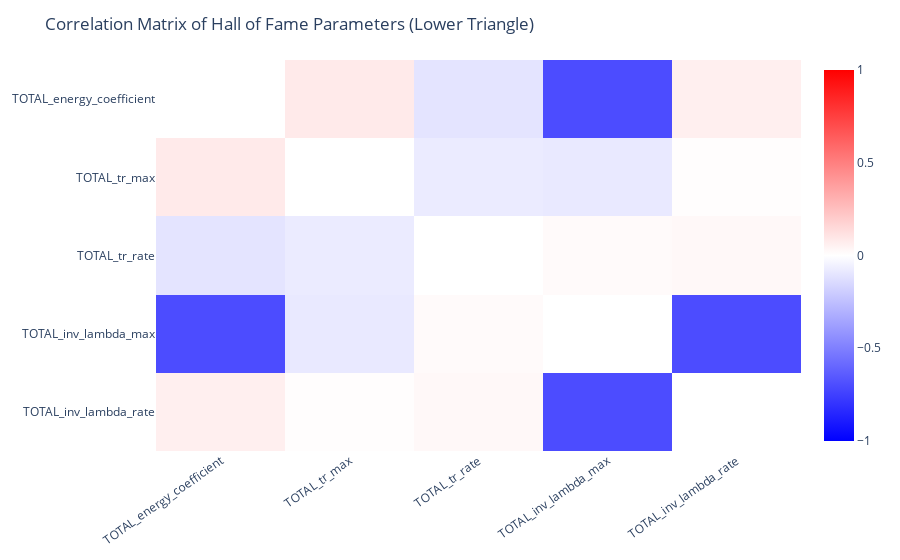

The code cell stored with this chart in its notebook:
### Markdown cell above
### Correlation matrix of X best individuals

### Code cell
NB_INDIVIDUAL_CORRELATION = 100

indiv_param = viewer.hall_of_fame.iloc[:NB_INDIVIDUAL_CORRELATION, :-1].to_numpy()
param_names = viewer.hall_of_fame.columns[:-1]

corr_matrix = np.corrcoef(indiv_param.T)
np.fill_diagonal(corr_matrix, np.nan)

fig = px.imshow(
    corr_matrix,
    text_auto=False,
    aspect="auto",
    color_continuous_scale=[[0, "blue"], [0.5, "white"], [1, "red"]],
    zmin=-1,
    zmax=1,
    x=param_names,
    y=param_names,
)
fig.update_layout(
    title="Correlation Matrix of Hall of Fame Parameters (Lower Triangle)",
    plot_bgcolor="rgba(0,0,0,0)",
    paper_bgcolor="rgba(0,0,0,0)",
    xaxis={"showgrid": False, "tickangle": -35},
    yaxis={"showgrid": False},
)

fig.show()

### Figure 1 — Plotly figure (JSON) as saved in the notebook; plotly's stock layout.template omitted (floating-point values rounded to 4 significant figures)
{"data": [{"coloraxis": "coloraxis", "hovertemplate": "x: %{x}<br>y: %{y}<br>color: %{z}<extra></extra>", "name": "0", "type": "heatmap", "x": ["TOTAL_energy_coefficient", "TOTAL_tr_max", "TOTAL_tr_rate", "TOTAL_inv_lambda_max", "TOTAL_inv_lambda_rate"], "xaxis": "x", "y": ["TOTAL_energy_coefficient", "TOTAL_tr_max", "TOTAL_tr_rate", "TOTAL_inv_lambda_max", "TOTAL_inv_lambda_rate"], "yaxis": "y", "z": [[null, 0.08081, -0.104, -0.7024, 0.06331], [0.08081, null, -0.07653, -0.08725, 0.007404], [-0.104, -0.07653, null, 0.02097, 0.02822], [-0.7024, -0.08725, 0.02097, null, -0.7036], [0.06331, 0.007404, 0.02822, -0.7036, null]]}], "layout": {"coloraxis": {"cmax": 1, "cmin": -1, "colorscale": [[0, "blue"], [0.5, "white"], [1, "red"]]}, "margin": {"t": 60}, "paper_bgcolor": "rgba(0,0,0,0)", "plot_bgcolor": "rgba(0,0,0,0)", "title": {"text": "Correlation Matrix of Hall of Fame Parameters (Lower Triangle)"}, "xaxis": {"anchor": "y", "domain": [0, 1], "showgrid": false, "tickangle": -35}, "yaxis": {"anchor": "x", "autorange": "reversed", "domain": [0, 1], "showgrid": false}}}
